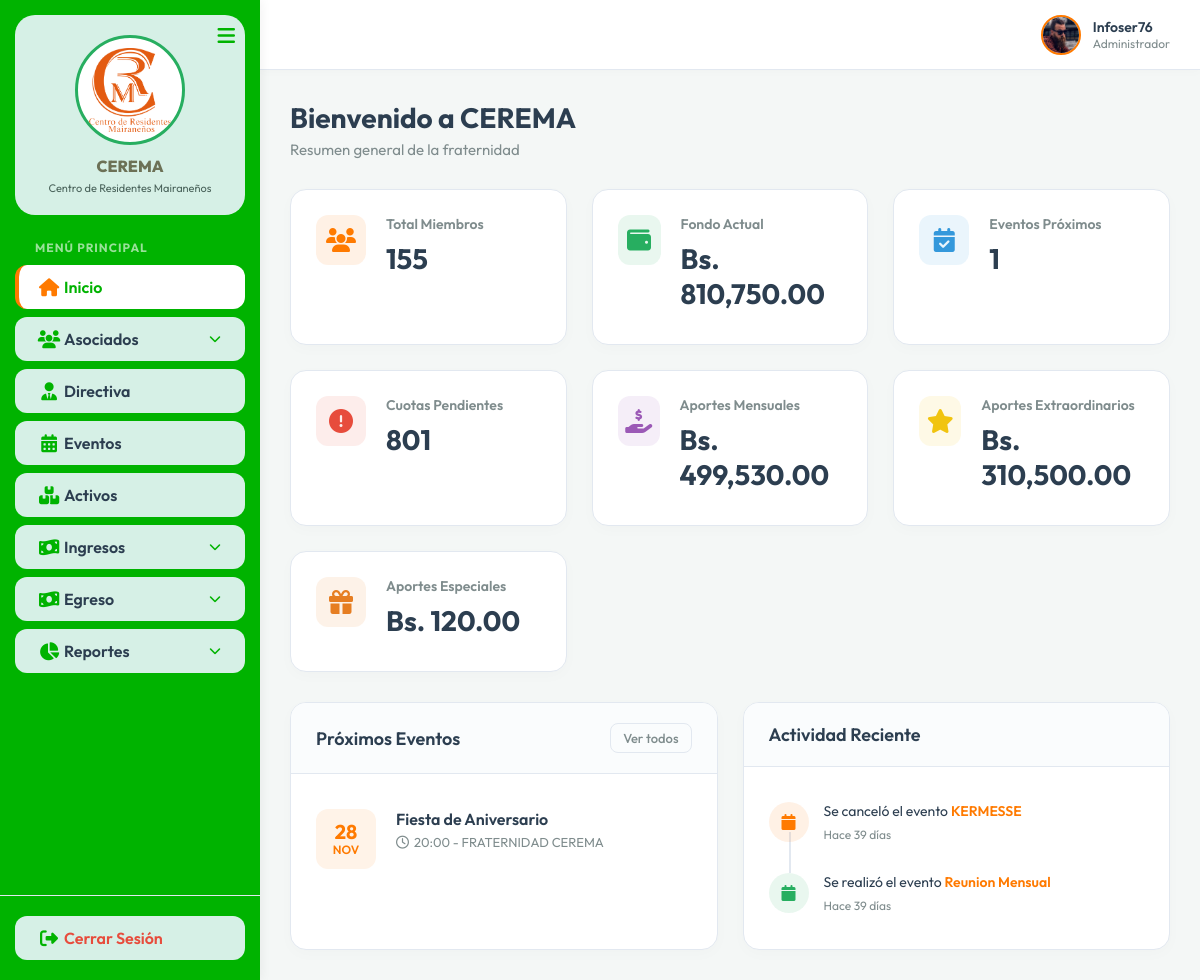
The app's page /View/dashboard.php (signed in) with its own data.
### tables this page shows
CREATE TABLE `eventos` (
  `id_evento` int(11) NOT NULL AUTO_INCREMENT,
  `id_gestion` int(11) DEFAULT NULL,
  `titulo` varchar(255) NOT NULL,
  `tipo_evento` varchar(255) NOT NULL,
  `fecha_evento` date NOT NULL,
  `hora_evento` time DEFAULT NULL,
  `lugar` varchar(255) DEFAULT NULL,
  `descripcion` text DEFAULT NULL,
  `estado` enum('Programado','Realizado','Cancelado') DEFAULT 'Programado',
  `fecha_registro` datetime DEFAULT current_timestamp(),
  PRIMARY KEY (`id_evento`),
  KEY `id_gestion` (`id_gestion`),
  CONSTRAINT `eventos_ibfk_1` FOREIGN KEY (`id_gestion`) REFERENCES `gestiones` (`id_gestion`)
);

### View/dashboard.php (the view, shortened to what this page needs)
<?php
include 'header.php';
$database = new Database();
$db = $database->getConnection();
$query_socios = "SELECT COUNT(*) as total FROM asociados";
$stmt = $db->prepare($query_socios);
$stmt->execute();
$total_miembros = $stmt->fetch(PDO::FETCH_ASSOC)['total'];
$query_aportes = "SELECT
    (SELECT COALESCE(SUM(monto), 0) FROM mensualidad WHERE estado = 'Pagado') as total_mensualidades,
    (SELECT COALESCE(SUM(monto), 0) FROM aporte_extraordinario) as total_extraordinarios,
    (SELECT COALESCE(SUM(monto), 0) FROM aportes_especiales) as total_especiales,
    (SELECT COALESCE(SUM(monto), 0) FROM otros_ingresos WHERE estado = 'Cobrado') as total_otros_ingresos";
$stmt = $db->prepare($query_aportes);
$stmt->execute();
$row_aportes = $stmt->fetch(PDO::FETCH_ASSOC);
$total_mensualidades = $row_aportes['total_mensualidades'];
$total_extraordinarios = $row_aportes['total_extraordinarios'];
$total_especiales = $row_aportes['total_especiales'];
$total_otros_ingresos = $row_aportes['total_otros_ingresos'];
$fondo_actual = $total_mensualidades + $total_extraordinarios + $total_especiales + $total_otros_ingresos;
$anio_actual = (int)date('Y');
$mes_actual_num = (int)date('n');
$meses_nombres_all = [
    1 => 'Enero', 2 => 'Febrero', 3 => 'Marzo', 4 => 'Abril',
    5 => 'Mayo', 6 => 'Junio', 7 => 'Julio', 8 => 'Agosto',
    9 => 'Septiembre', 10 => 'Octubre', 11 => 'Noviembre', 12 => 'Diciembre'
];
$query_socios_acc = "SELECT id_socio, COALESCE(acciones, 1) as num_acciones FROM asociados WHERE estado = 1";
$stmt_sa = $db->prepare($query_socios_acc);
$stmt_sa->execute();
$socios_list = $stmt_sa->fetchAll(PDO::FETCH_ASSOC);
$query_pagadas_map = "SELECT id_socio, COALESCE(numero_accion, 1) as num_acc, mes
                      FROM mensualidad
                      WHERE anio = ? AND estado = 'Pagado'";
$stmt_pm = $db->prepare($query_pagadas_map);
$stmt_pm->execute([$anio_actual]);
$pagadas_rows = $stmt_pm->fetchAll(PDO::FETCH_ASSOC);
$paid_map = [];
foreach ($pagadas_rows as $pr) {
    $s_id = $pr['id_socio'];
    $acc_num = (int)$pr['num_acc'];
    $m_name = $pr['mes'];
    $paid_map[$s_id][$acc_num][$m_name] = true;
}
$cuotas_pendientes = 0;
foreach ($socios_list as $socio) {
    $s_id = $socio['id_socio'];
    $max_acc = max(1, (int)$socio['num_acciones']);
    for ($acc = 1; $acc <= $max_acc; $acc++) {
        for ($m = 1; $m <= $mes_actual_num; $m++) {
            $mes_nombre = $meses_nombres_all[$m];
            if (!isset($paid_map[$s_id][$acc][$mes_nombre])) {
                $cuotas_pendientes++;
            }
        }
    }
}
$query_count_eventos = "SELECT COUNT(*) as total FROM eventos WHERE fecha_evento >= CURDATE() AND estado = 'Programado'";
$stmt = $db->prepare($query_count_eventos);
$stmt->execute();
$eventos_proximos = $stmt->fetch(PDO::FETCH_ASSOC)['total'];
$query_eventos = "SELECT * FROM eventos WHERE fecha_evento >= CURDATE() AND estado = 'Programado' ORDER BY fecha_evento ASC LIMIT 3";
$stmt = $db->prepare($query_eventos);
$stmt->execute();
$eventos_lista = $stmt->fetchAll(PDO::FETCH_ASSOC);
$query_recientes = "SELECT * FROM eventos WHERE estado IN ('Realizado', 'Cancelado') ORDER BY fecha_evento DESC, id_evento DESC LIMIT 3";
$stmt = $db->prepare($query_recientes);
$stmt->execute();
$eventos_recientes = $stmt->fetchAll(PDO::FETCH_ASSOC);
?>
<div class="dashboard-header">
    <h1 class="page-title">Bienvenido a CEREMA</h1>
    <p class="page-subtitle">Resumen general de la fraternidad</p>
</div>
<div class="stats-grid">
    <div class="stat-card">
        <div class="stat-icon" style="background: rgba(255, 122, 0, 0.1); color: #FF7A00;">
            <i class="fa-solid fa-users"></i>
        </div>
        <div class="stat-details">
            <h3>Total Miembros</h3>
            <p class="stat-value"><?php echo $total_miembros; ?></p>
        </div>
    </div>
    <div class="stat-card">
        <div class="stat-icon" style="background: rgba(39, 174, 96, 0.1); color: #27AE60;">
            <i class="fa-solid fa-wallet"></i>
        </div>
        <div class="stat-details">
            <h3>Fondo Actual</h3>
            <p class="stat-value">Bs. <?php echo number_format($fondo_actual, 2); ?></p>
        </div>
    </div>
    <div class="stat-card">
        <div class="stat-icon" style="background: rgba(52, 152, 219, 0.1); color: #3498db;">
            <i class="fa-solid fa-calendar-check"></i>
        </div>
        <div class="stat-details">
            <h3>Eventos Próximos</h3>
            <p class="stat-value"><?php echo $eventos_proximos; ?></p>
        </div>
    </div>
    <div class="stat-card">
        <div class="stat-icon" style="background: rgba(231, 76, 60, 0.1); color: #e74c3c;">
            <i class="fa-solid fa-circle-exclamation"></i>
        </div>
        <div class="stat-details">
            <h3>Cuotas Pendientes</h3>
            <p class="stat-value"><?php echo $cuotas_pendientes; ?></p>
        </div>
    </div>
    <div class="stat-card">
        <div class="stat-icon" style="background: rgba(155, 89, 182, 0.1); color: #9b59b6;">
            <i class="fa-solid fa-hand-holding-dollar"></i>
        </div>
        <div class="stat-details">
            <h3>Aportes Mensuales</h3>
            <p class="stat-value">Bs. <?php echo number_format($total_mensualidades, 2); ?></p>
        </div>
    </div>
    <div class="stat-card">
        <div class="stat-icon" style="background: rgba(241, 196, 15, 0.1); color: #f1c40f;">
            <i class="fa-solid fa-star"></i>
        </div>
        <div class="stat-details">
            <h3>Aportes Extraordinarios</h3>
            <p class="stat-value">Bs. <?php echo number_format($total_extraordinarios, 2); ?></p>
        </div>
    </div>
    <div class="stat-card">
        <div class="stat-icon" style="background: rgba(230, 126, 34, 0.1); color: #e67e22;">
            <i class="fa-solid fa-gift"></i>
        </div>
        <div class="stat-details">
            <h3>Aportes Especiales</h3>
            <p class="stat-value">Bs. <?php echo number_format($total_especiales, 2); ?></p>
        </div>
    </div>
</div>
<div class="dashboard-widgets">
    <div class="widget">
        <div class="widget-header">
            <h2>Próximos Eventos</h2>
            <button class="btn-sm">Ver todos</button>
        </div>
        <div class="widget-content">
            <ul class="event-list">
                <?php if (count($eventos_lista) > 0): ?>
                    <?php foreach ($eventos_lista as $ev):
                        $meses = ['Jan'=>'Ene','Feb'=>'Feb','Mar'=>'Mar','Apr'=>'Abr','May'=>'May','Jun'=>'Jun','Jul'=>'Jul','Aug'=>'Ago','Sep'=>'Sep','Oct'=>'Oct','Nov'=>'Nov','Dec'=>'Dic'];
                        $dia = date('d', strtotime($ev['fecha_evento']));
                        $mes = $meses[date('M', strtotime($ev['fecha_evento']))];
                        $hora = $ev['hora_evento'] ? date('H:i', strtotime($ev['hora_evento'])) : '--:--';
                        $lugar = $ev['lugar'] ? htmlspecialchars($ev['lugar']) : 'Lugar no especificado';
                    ?>
                    <li class="event-item">
                        <div class="event-date">
                            <span class="day"><?php echo $dia; ?></span>
                            <span class="month"><?php echo $mes; ?></span>
                        </div>
                        <div class="event-info">
                            <h4><?php echo htmlspecialchars($ev['tipo_evento']); ?></h4>
                            <p><i class="fa-regular fa-clock"></i> <?php echo $hora; ?> - <?php echo $lugar; ?></p>
                        </div>
                    </li>
                    <?php endforeach; ?>
                <?php endif; ?>
            </ul>
        </div>
    </div>
    <div class="widget">
        <div class="widget-header">
            <h2>Actividad Reciente</h2>
        </div>
        <div class="widget-content">
            <ul class="activity-list">
                <?php if (count($eventos_recientes) > 0): ?>
                    <?php foreach ($eventos_recientes as $ev_reciente):
                        $fecha_reg = new DateTime($ev_reciente['fecha_registro']);
                        $ahora = new DateTime();
                        $diferencia = $ahora->diff($fecha_reg);
                        if ($diferencia->days == 0) {
                            if ($diferencia->h == 0) {
                                $tiempo_hace = "Hace " . $diferencia->i . " minutos";
                            } else {
                                $tiempo_hace = "Hace " . $diferencia->h . " horas";
                            }
                        } elseif ($diferencia->days == 1) {
                            $tiempo_hace = "Ayer";
                        } else {
                            $tiempo_hace = "Hace " . $diferencia->days . " días";
                        }
                    ?>
                    <?php
                        $icon_class = ($ev_reciente['estado'] == 'Cancelado') ? 'event-cancelado' : 'event-realizado';
                    ?>
                    <li class="activity-item">
                        <div class="activity-icon <?php echo $icon_class; ?>"><i class="fa-solid fa-calendar"></i></div>
                        <div class="activity-info">
                            <?php if ($ev_reciente['estado'] == 'Cancelado'): ?>
                                <p>Se canceló el evento <strong><?php echo htmlspecialchars($ev_reciente['tipo_evento']); ?></strong></p>
                            <?php else: ?>
                                <p>Se realizó el evento <strong><?php echo htmlspecialchars($ev_reciente['tipo_evento']); ?></strong></p>
                            <?php endif; ?>
                            <span class="time"><?php echo $tiempo_hace; ?></span>
                        </div>
                    </li>
                    <?php endforeach; ?>
                <?php endif; ?>
            </ul>
        </div>
    </div>
</div>
<?php include 'footer.php'; ?>

### records on screen
eventos: fecha_evento "28", fecha_evento "NOV", tipo_evento "Fiesta de Aniversario", hora_evento "20:00", lugar "FRATERNIDAD CEREMA"
eventos: tipo_evento "KERMESSE", fecha_registro "Hace 39 días"
eventos: tipo_evento "Reunion Mensual", fecha_registro "Hace 39 días"

### other values on screen
$_SESSION['nombre_usuario'] "Infoser76"
$_SESSION['rol'] "Administrador"
$total_miembros "155"
$fondo_actual "810,750.00"
$eventos_proximos "1"
$cuotas_pendientes "801"
$total_mensualidades "499,530.00"
$total_extraordinarios "310,500.00"
$total_especiales "120.00"
